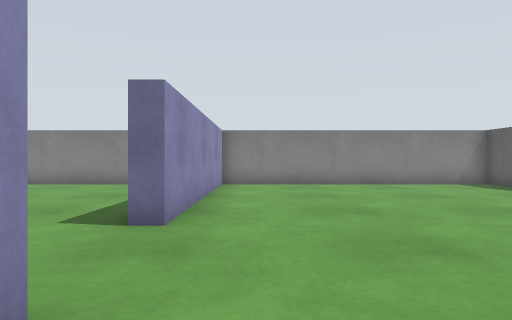
view 1 (above)

16 first-person views from a walk through a robot-simulator world made for Gazebo. The camera is 0.18 m above the floor, looks level and sees 70° across. The floor is counted in squares, 0.2 m on a side. Each view is taken from the middle of a square. On the plan, view 1 faces up. The plan holds only what a view shows up to about 12 squares ahead; the rest is blank. The place goes on beyond the plan.

view 2
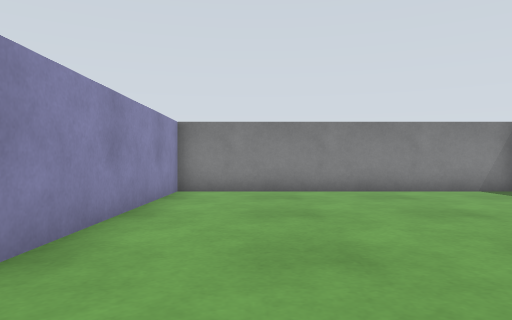

view 3
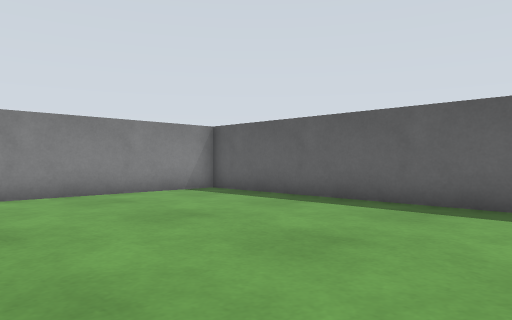

view 4
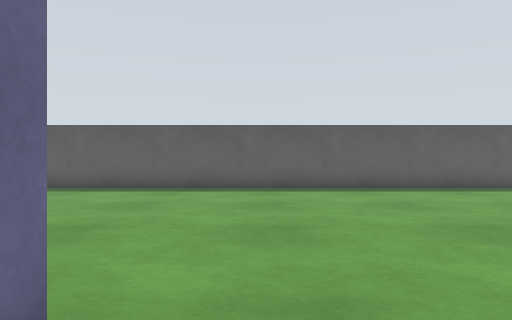

view 5
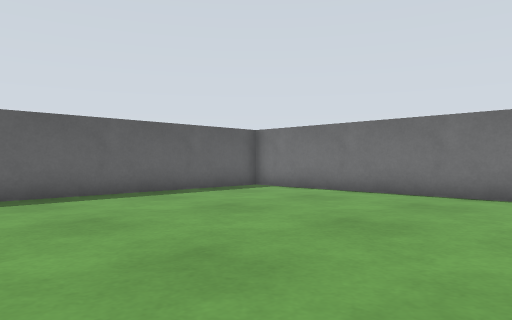

view 6
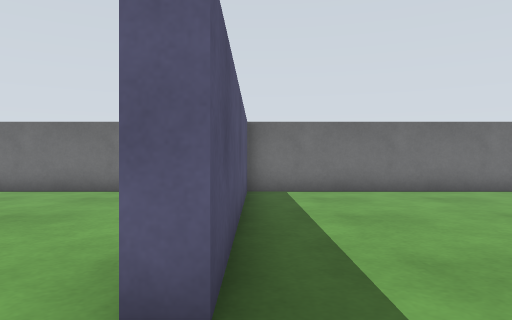

view 7
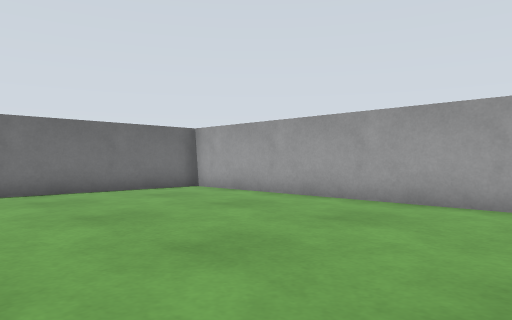

view 8
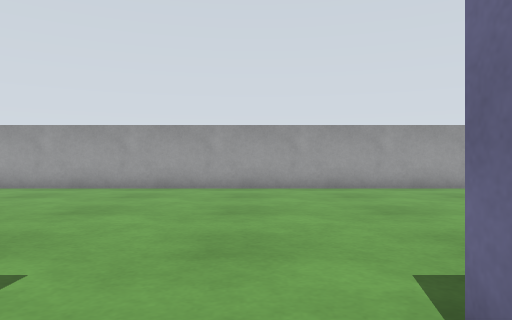

view 9
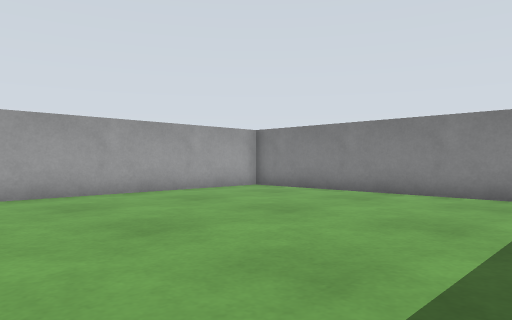

view 10
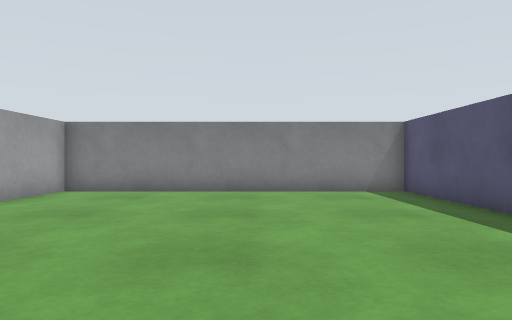

view 11
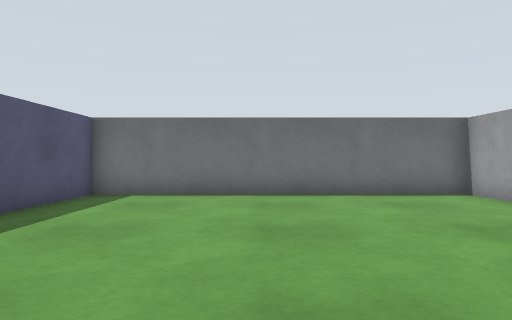

view 12
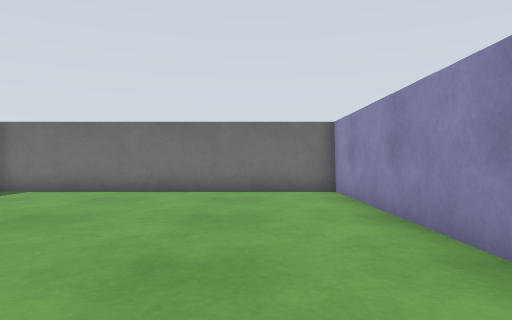

view 13
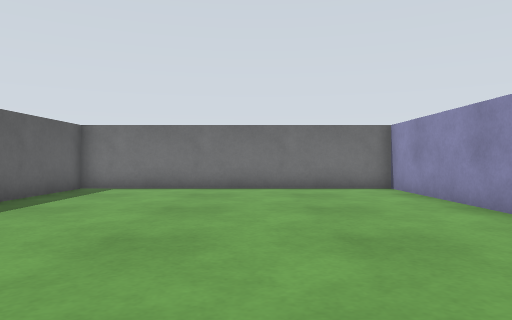

view 14
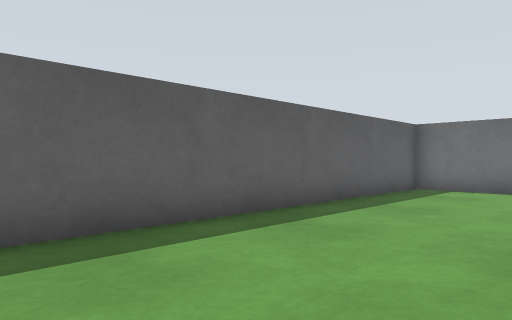

view 15
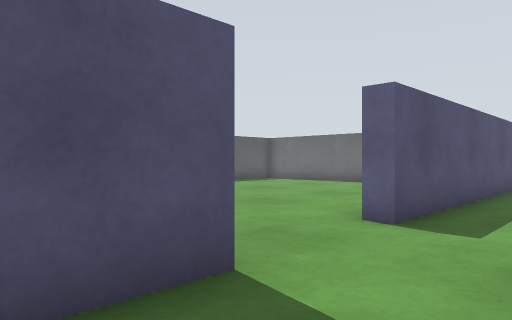

view 16
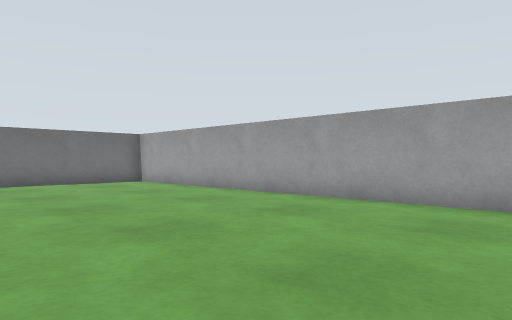

### Floor plan
Ten units are one square. View 1 is at (0, 0); x grows to the right and y downward. Boxes are objects, and circles mark ways between rooms. Rooms are numbered by the first view taken in them; rooms with no view inside come last. Other rooms are left out.
<svg viewBox="-120 -140 210 210">
<path fill="none" stroke="#000" d="M-13 -20 -13 65 85 65 85 -135 -13 -135 -13 -50M-13 -50 -18 -50 -18 -66M-18 -90 -18 -135 -115 -135 -115 65 -18 65 -18 -20 -13 -20"/>
<circle cx="-15" cy="-35" r="3" fill="#2a7"/>
<text x="40" y="-40">1</text>
<text x="-70" y="-40">2</text>
</svg>
Room 1 opens to room 2.

Where each view was taken, in squares from view 1:
view 1: 0 up, 0 right, facing up
view 2: 3 up, 1 right, facing up
view 3: 4 up, 1 right, facing up-right
view 4: 4 up, 3 left, facing right
view 5: 3 up, 1 left, facing down-right
view 6: 4 up, 2 left, facing down
view 7: 4 up, 4 left, facing down-left
view 8: 4 up, 0 right, facing left
view 9: 4 up, 2 left, facing up-left
view 10: 3 up, 6 left, facing up
view 11: 3 up, 6 left, facing down
view 12: 4 up, 1 right, facing down
view 13: 5 up, 3 right, facing down
view 14: 5 up, 4 right, facing down-right
view 15: 7 up, 4 left, facing down-right
view 16: 8 up, 4 left, facing down-left
